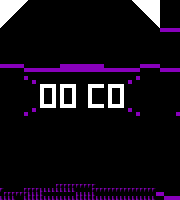

A 2D game scene composited from a Tiled map and its tileset images. What follows is a short description and the map's XML, with every tile layer's data as written:
An orthogonal 45x50 tile map with 4x4 px tiles, 1 tile layer (Capa de Patrones 1).

<map version="1.0" tiledversion="1.1.6" orientation="orthogonal" renderorder="right-down" width="45" height="50" tilewidth="4" tileheight="4" infinite="0" nextobjectid="1">
 <tileset firstgid="1" source="P1.tsx" />
 <layer name="Capa de Patrones 1" width="45" height="50">
  <data encoding="csv">
4,4,4,4,4,4,9,13,15,15,15,15,15,15,15,15,15,15,15,15,15,15,15,15,15,15,15,15,15,15,6,13,13,11,4,4,4,4,4,4,15,15,6,13,15,
4,4,4,4,4,9,13,15,15,15,15,15,15,15,15,15,15,15,15,15,15,15,15,15,15,15,15,15,15,15,6,13,13,15,11,4,4,4,4,4,13,6,15,15,15,
4,4,4,4,9,13,13,15,15,15,15,15,15,15,15,15,15,15,15,15,15,15,15,15,15,15,15,15,15,15,6,13,13,6,13,11,4,4,4,4,6,15,15,15,15,
4,4,4,9,6,13,13,15,15,15,15,15,15,15,15,15,15,15,15,6,7,8,8,15,15,15,15,15,15,15,6,13,13,6,13,15,11,4,4,4,6,15,15,15,15,
4,4,9,15,6,13,13,15,15,15,15,15,15,15,15,15,15,6,7,6,7,8,8,8,8,8,8,8,8,8,8,8,8,13,13,15,13,11,4,4,6,15,15,15,15,
4,9,15,15,6,13,13,15,15,15,15,15,15,15,15,6,7,8,8,6,6,6,6,6,6,6,6,6,6,6,6,6,6,6,7,8,8,15,11,4,15,15,15,15,15,
9,15,15,15,6,13,13,15,15,15,15,15,15,15,6,6,6,6,7,14,14,14,14,14,14,14,14,14,14,14,14,14,14,6,7,8,16,8,8,11,15,15,15,15,6,
15,15,15,15,6,13,13,15,15,15,15,15,15,15,14,14,14,14,6,6,6,6,6,6,6,6,6,14,14,14,14,14,14,6,7,8,16,16,15,15,28,28,28,28,28,
15,15,15,15,6,13,13,15,15,15,15,15,15,15,15,15,15,15,14,14,14,14,14,14,14,14,14,15,16,15,6,13,14,6,6,7,8,6,7,8,15,15,15,15,6,
15,15,15,15,6,13,13,15,15,15,15,15,15,15,15,15,15,15,13,15,15,15,15,15,15,15,15,15,15,15,6,13,15,14,6,6,7,14,15,16,15,15,15,15,15,
15,15,15,15,6,13,13,15,15,15,15,15,15,15,15,15,15,6,13,15,15,15,15,15,15,15,15,15,15,15,6,13,15,15,14,6,6,14,15,16,15,15,6,13,15,
15,15,15,15,15,15,15,15,15,15,15,15,15,15,15,15,15,15,6,13,13,15,15,15,15,15,15,6,13,6,15,15,15,15,15,14,14,6,6,14,13,6,15,15,15,
15,15,15,15,15,15,15,15,15,15,15,15,15,15,15,15,15,6,13,13,15,15,15,15,15,15,6,13,6,15,15,15,15,15,15,15,15,14,14,14,6,15,15,15,15,
15,15,15,15,15,15,15,15,15,15,15,15,15,15,15,15,15,6,13,13,15,15,15,15,15,15,6,13,6,15,15,15,15,15,15,15,15,15,15,13,6,15,15,15,15,
15,15,15,15,15,15,15,15,15,15,15,15,15,15,15,15,15,6,13,13,15,15,15,15,15,15,13,13,6,15,15,15,15,15,15,15,15,15,15,13,6,15,15,15,15,
15,15,15,15,15,15,15,15,15,15,15,15,6,13,13,15,15,15,15,15,15,13,13,6,15,15,15,15,15,15,15,15,15,15,13,15,15,6,15,13,15,15,15,15,15,
28,28,28,28,28,28,15,15,15,15,15,15,6,13,13,28,28,28,28,28,28,28,28,28,28,28,15,15,15,15,15,15,6,15,13,28,28,28,28,28,15,15,15,15,6,
15,15,15,15,15,15,28,28,28,28,28,28,28,28,28,28,28,28,28,28,28,28,28,28,28,28,28,28,28,28,28,28,28,28,28,15,15,6,15,13,28,28,28,28,28,
15,15,15,15,15,15,15,15,15,15,15,15,6,13,13,15,15,15,15,15,15,6,13,6,15,15,15,15,15,15,15,15,6,15,13,15,15,15,15,15,15,15,15,15,6,
15,15,15,15,15,15,28,15,15,15,15,15,6,13,13,15,15,15,15,15,15,6,13,6,15,15,15,15,15,15,15,15,15,15,28,15,15,15,15,13,15,15,15,15,15,
15,15,15,15,15,15,15,15,28,15,15,15,6,13,13,15,15,15,15,15,15,13,13,6,15,15,15,15,15,15,15,15,28,15,13,15,15,15,15,13,15,15,6,13,15,
15,15,15,15,15,15,15,15,15,15,4,4,4,4,13,4,4,4,4,15,15,13,4,4,4,4,15,4,4,4,4,15,15,15,13,15,15,15,15,13,15,15,6,13,15,
15,15,15,15,15,15,15,15,15,15,4,15,6,4,13,4,15,15,4,15,15,13,4,13,15,15,15,4,15,15,4,15,15,15,13,15,6,15,15,15,15,6,13,15,15,
15,15,15,15,15,15,15,15,15,15,4,15,6,4,13,4,15,15,4,15,15,13,4,15,15,15,15,4,15,15,4,6,15,15,13,15,6,15,15,15,15,6,13,15,15,
15,15,15,15,15,15,15,15,15,15,4,15,6,4,13,4,15,15,4,15,6,13,4,15,15,15,15,4,15,15,4,6,15,15,13,15,6,6,15,15,15,6,13,15,15,
15,15,15,15,15,15,15,15,15,15,4,15,6,4,13,4,15,15,4,15,6,13,4,15,15,15,15,4,15,15,4,6,6,15,13,15,15,6,15,15,15,6,13,15,15,
15,15,15,15,15,15,15,15,15,15,4,4,4,4,13,4,4,4,4,15,13,13,4,4,4,4,15,4,4,4,4,15,6,15,13,15,15,15,15,15,15,6,13,15,15,
15,15,15,15,15,15,15,15,28,15,15,15,6,13,13,15,15,15,15,15,13,15,15,15,15,15,15,6,15,15,15,15,28,15,13,15,15,15,15,15,15,6,13,15,6,
15,15,15,15,15,15,28,15,6,13,15,15,15,15,15,15,15,15,15,15,15,15,15,15,13,15,6,13,15,15,15,15,15,15,28,15,15,15,15,15,15,6,13,15,28,
15,15,15,15,15,15,15,15,15,15,15,15,15,13,13,15,15,15,15,15,15,15,15,15,15,15,15,15,15,15,15,13,13,15,15,15,15,15,15,15,15,6,13,15,6,
15,15,15,15,15,15,15,15,15,15,15,15,6,13,15,15,15,15,15,15,15,15,15,15,15,15,15,15,15,15,6,13,15,15,15,15,15,15,15,13,15,15,6,13,15,
15,15,15,15,15,15,15,15,15,15,15,15,6,13,15,15,15,15,15,15,15,15,15,15,15,15,15,15,15,15,6,13,15,15,15,15,15,15,15,6,15,15,6,13,15,
15,15,15,15,15,15,15,15,15,15,15,15,13,13,15,15,15,15,15,15,15,15,15,15,15,15,15,15,15,15,13,13,15,15,15,15,15,15,15,15,15,6,13,15,15,
15,15,15,15,15,15,15,15,15,6,13,15,15,15,15,15,13,15,15,15,15,15,15,15,15,13,13,15,15,15,15,15,15,15,15,15,15,15,15,15,15,6,13,15,15,
15,15,15,15,15,15,15,15,15,6,15,15,15,6,6,15,13,15,15,15,15,15,15,15,15,13,15,15,15,15,15,15,15,15,15,15,15,15,15,15,15,6,13,15,15,
15,15,15,15,15,15,15,15,15,6,15,15,6,6,6,15,13,15,15,15,15,15,15,15,6,13,15,15,15,15,15,15,15,15,15,15,15,15,15,15,15,6,13,15,15,
15,15,15,15,15,15,15,15,15,15,15,15,6,13,13,6,13,15,15,15,15,6,15,15,6,13,15,15,15,15,15,15,15,15,15,15,15,15,15,15,15,6,13,15,15,
15,15,15,15,15,15,15,15,15,15,15,6,13,13,13,6,13,15,15,15,15,6,15,15,13,13,15,15,15,15,15,15,15,15,15,15,15,15,15,15,15,6,13,15,6,
15,15,15,15,15,15,15,15,15,15,6,6,13,15,15,13,13,15,15,15,15,13,15,6,13,15,15,15,15,15,15,15,15,15,15,15,15,15,15,13,15,15,15,6,13,
15,15,15,15,15,15,15,15,15,15,6,13,13,15,15,13,15,13,15,15,15,13,15,6,13,15,15,15,15,15,15,15,15,15,15,15,15,15,15,6,13,15,15,6,13,
15,6,15,15,15,15,15,15,15,15,13,13,15,15,15,15,6,13,15,15,15,15,15,13,13,15,15,15,15,15,15,15,15,15,15,15,15,15,15,6,15,15,6,13,15,
15,6,15,15,15,15,15,15,15,6,13,15,15,15,15,15,6,13,15,15,15,15,6,13,15,15,15,15,15,15,15,15,15,15,15,15,15,15,15,15,15,15,6,13,15,
15,13,6,15,15,15,15,15,15,6,13,15,15,15,15,15,13,13,15,15,15,15,6,13,15,15,15,15,15,15,15,15,15,15,15,15,15,15,15,13,13,15,15,15,15,
6,13,6,15,15,15,15,15,15,13,13,15,15,15,15,15,13,13,15,15,15,15,13,13,15,15,15,15,15,15,15,15,15,15,15,15,15,15,15,6,6,13,13,13,13,
6,13,13,6,15,15,15,15,15,13,15,15,15,15,15,15,15,13,15,15,15,15,13,15,15,15,15,15,15,15,15,15,15,15,15,15,15,15,15,6,6,6,6,6,6,
13,13,13,6,15,15,15,15,6,13,15,15,15,15,15,15,15,13,15,15,15,15,15,15,15,15,15,15,15,15,15,15,15,15,15,15,15,15,15,6,6,6,6,6,6,
13,15,15,13,15,15,15,15,6,13,15,15,15,15,46,46,46,46,46,46,46,46,46,46,15,15,15,15,15,15,15,15,15,15,15,15,15,15,15,15,15,6,6,6,6,
46,15,15,13,6,15,46,46,46,46,50,50,50,50,50,50,50,50,50,15,15,15,13,46,46,46,46,46,46,46,46,46,46,46,46,46,46,46,46,15,15,15,15,15,15,
6,46,46,46,46,46,46,50,50,50,50,15,15,15,15,15,15,15,15,50,50,50,50,50,6,6,6,6,6,6,15,15,15,15,15,15,15,15,15,28,28,15,15,15,15,
50,50,50,50,13,6,50,50,50,50,50,50,50,50,50,50,50,50,50,50,50,50,50,50,50,50,50,50,50,50,50,50,50,50,50,50,50,50,50,15,15,28,28,28,28
</data>
 </layer>
</map>